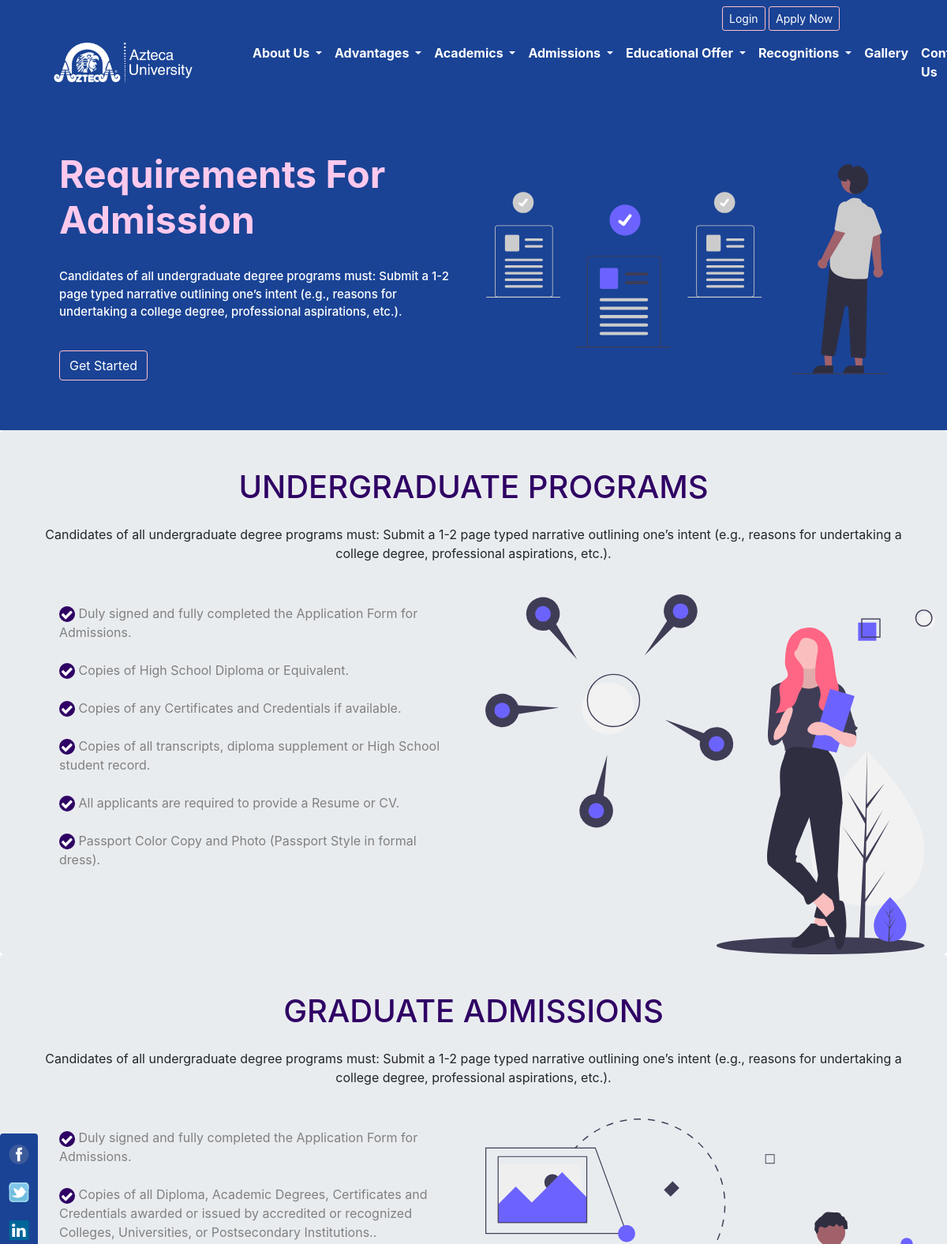
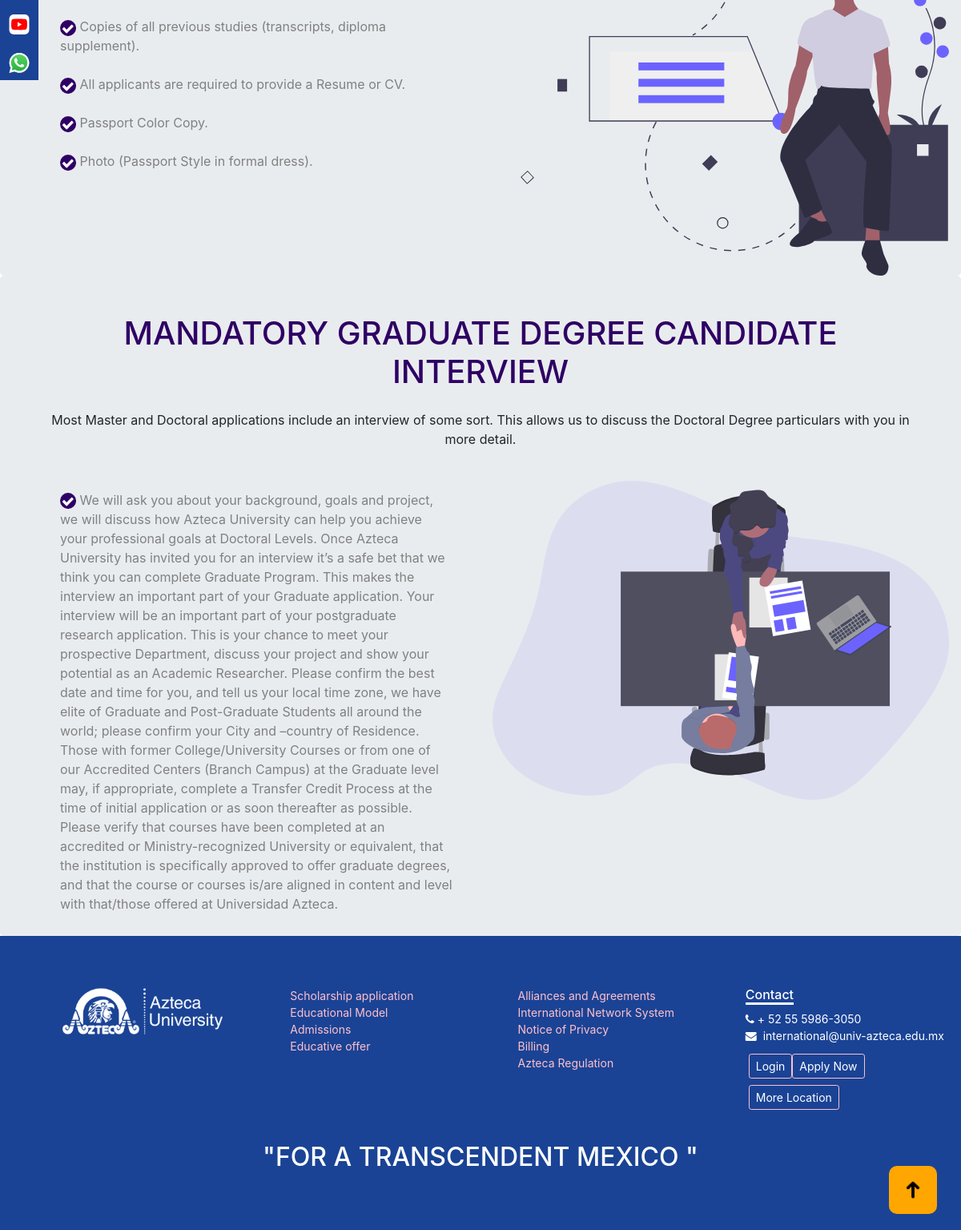
/requirement, run on the app's committed database (2 pictures, top to bottom).
### main_app/models.py (models this page shows)
class requirementHeader(models.Model):
    id = models.AutoField(primary_key=True)
    heading = models.CharField(max_length=300)
    subHeading = models.CharField(max_length=700, blank=True)
    image = models.FileField()
    def __str__(self):
        return self.heading

class requirementContent(models.Model):
    id = models.AutoField(primary_key=True)
    header = models.ForeignKey('requirementHeader',on_delete=models.CASCADE)
    content = models.TextField()
    def __str__(self):
        return self.content

### main_app/views.py (the view)
# urls.py: path('requirement',views.requirement),
def requirement(request):
    spec = specialization.objects.all()
    program = degreeProgram.objects.all()
    education = educationalOffering.objects.all().order_by('priority')
    header = requirementHeader.objects.all()
    mainList=[]
    for i in header:
        dictionary = {}
        content = requirementContent.objects.filter(header=i)
        dictionary={'header':i,'content':content}
        mainList.append(dictionary)
    print(mainList)
    return render(request,'requirement.html',{'educationalOffering':education,'spec':spec,'degree':program,'data':mainList})

### templates/requirement.html (shortened to what this page needs)
{% load static %}
<!DOCTYPE html>
<html lang="en">
<head>
    <link rel="stylesheet" href="https://cdn.jsdelivr.net/npm/bootstrap@4.5.3/dist/css/bootstrap.min.css">
    <link rel="stylesheet" href="https://cdnjs.cloudflare.com/ajax/libs/font-awesome/4.7.0/css/font-awesome.min.css">
    <link rel="stylesheet" href="{% static 'css/style.css' %}">
    <link rel="stylesheet" href="https://cdnjs.cloudflare.com/ajax/libs/animate.css/4.1.1/animate.min.css" />
</head>
<body>
    <div class=" icon-bar">
        <a href="https://www.facebook.com/uni.azteca.internacional"><img class="linkedin" src="{% static 'images/facebook-3.svg'%}"></a>
        <a href="https://twitter.com/uniazteca?ref_src=twsrc%5Etfw%7Ctwcamp%5Eembeddedtimeline%7Ctwterm%5Eprofile%3Auniazteca&ref_url=https%3A%2F%2Fwww.univ-azteca.edu.mx%2FEn%2Fundergraduate%2F"><img class="linkedin" src="{% static 'images/twitter-4 (1).svg'%}"></a>
        <a href="#"><img class="linkedin" src="{% static 'images/linkedin-icon-2.svg'%}"></a>
        <a href="#"><img src="{% static 'images/youtube-3 (1).svg' %}" class="youtube"></a>
        <a href="#"><img src="{% static 'images/whatsapp-symbol.svg'%}" class="youtube"></a>
    </div>
    <section class="fixed-top click-navbar" id="navbar">
        <div id='top-nav'>
            <div class="container-fluid ml-auto">
                <div class="row">
                    <div class="col-xl-3 col-lg-3 mt-2 ml-auto">
                        <button type="button" class="btn manual-btn btn-sm " data-toggle="modal" data-target="#myModal">Login</button>
                        <button type="button " class="btn manual-btn btn-sm" data-toggle="modal" data-target="#form">Apply Now</button>
                    </div>
                </div>
            </div>
        </div>
        <nav class="navbar navbar-expand-xl navbar-light">
            <a class="navbar-brand" href="/"><img src="{% static 'images/testLogo.svg' %}"></a>
            <div class="collapse navbar-collapse ml-auto" id="navbarSupportedContent">
                <ul class="navbar-nav ml-auto">
                    <li class="nav-item dropdown color-blue ">
                        <a class="nav-link dropdown-toggle" href="#" id="navbarDropdown" role="button" data-toggle="dropdown" aria-haspopup="true" aria-expanded="false">
            </a>
                    </li>
                    <li class="nav-item dropdown color-blue ">
                        <a class="nav-link dropdown-toggle" href="#" id="navbarDropdown" role="button" data-toggle="dropdown"  aria-haspopup="true" aria-expanded="false">
            </a>
                    </li>
                    <li class="nav-item dropdown color-blue ">
                        <a class="nav-link dropdown-toggle" href="#" id="navbarDropdown" role="button" data-toggle="dropdown"  aria-haspopup="true" aria-expanded="false">
            </a>
                    </li>
                    <li class="nav-item dropdown ">
                        <a class="nav-link dropdown-toggle" href="#" id="navbarDropdown" role="button" data-toggle="dropdown"  aria-haspopup="true" aria-expanded="false">
            </a>
                    </li>
                    <li class="nav-item dropdown ">
                        <a class="nav-link dropdown-toggle" href="#" id="navbarDropdown" role="button" data-toggle="dropdown"  aria-haspopup="true" aria-expanded="false">
            </a>
                    </li>
                    <li class="nav-item dropdown ">
                        <a class="nav-link dropdown-toggle" href="# " id="navbarDropdown" role="button" data-toggle="dropdown"  aria-haspopup="true " aria-expanded="false ">
            </a>
                    </li>
                    <li class="nav-item "><a class="nav-link" href="/gallery">Gallery</a></li>
                    <li class="nav-item "><a class="nav-link" href="/contact">Contact Us</a></li>
                </ul>
            </div>
        </nav>
    </section>
    <section class="fixed-top hover-navbar" id="navbar">
        <div id='top-nav'>
            <div class="container-fluid ml-auto">
                <div class="row">
                    <div class="col-xl-3 col-lg-3 pt-2 ml-auto">
                        <button type="button" class="btn manual-btn btn-sm " data-toggle="modal" data-target="#myModal">Login</button>
                        <button type="button " class="btn manual-btn btn-sm" data-toggle="modal" data-target="#form">Apply Now</button>
                    </div>
                </div>
            </div>
        </div>
        <nav class="navbar navbar-expand-xl navbar-light">
            <a class="navbar-brand" href="/"><img src="{% static 'images/testLogo.svg' %}"></a>
            <div class="collapse navbar-collapse ml-auto" id="navbarSupportedContent">
                <ul class="navbar-nav ml-auto">
                    <li class="nav-item dropdown color-blue ">
                        <a class="nav-link dropdown-toggle" href="#" id="navbarDropdown" role="button"   aria-haspopup="true" aria-expanded="false">
                    About Us
            </a>
                    </li>
                    <li class="nav-item dropdown color-blue ">
                        <a class="nav-link dropdown-toggle" href="#" id="navbarDropdown" role="button"   aria-haspopup="true" aria-expanded="false">
                    Advantages
            </a>
                    </li>
                    <li class="nav-item dropdown color-blue ">
                        <a class="nav-link dropdown-toggle" href="#" id="navbarDropdown" role="button"   aria-haspopup="true" aria-expanded="false">
                    Academics
            </a>
                    </li>
                    <li class="nav-item dropdown ">
                        <a class="nav-link dropdown-toggle " href="#dropdown-menu" id="navbarDropdown" role="button"   aria-haspopup="true" aria-expanded="false">
                Admissions
            </a>
                    </li>
                    <li class="nav-item dropdown ">
                        <a class="nav-link dropdown-toggle " href="#" id="navbarDropdown" role="button"   aria-haspopup="true" aria-expanded="false">
                Educational Offer
            </a>
                    </li>
                    <li class="nav-item dropdown ">
                        <a class="nav-link dropdown-toggle " href="# " id="navbarDropdown" role="button "   aria-haspopup="true " aria-expanded="false ">
            Recognitions
            </a>
                    </li>
                    <li class="nav-item "><a class="nav-link" href="/gallery">Gallery</a></li>
                    <li class="nav-item "><a class="nav-link" href="/contact">Contact Us</a></li>
                </ul>
            </div>
        </nav>
    </section>
    <section class="landing-page">
        <div class="container">
            <div class="landing-content">
                <div class="container">
                    <div class="col-xl-12">
                        <div class="row">
                            <div class="col-xl-6">
                                <h1 class="welcome-heading wow fadeIn" data-wow-delay="0.1s" style="visibility: visible;animation-name:fadeIn">Requirements For Admission</h1>
                                <p class="text-white pt-4 welcome-content wow bounceIn" data-wow-delay="0.3s" style="visibility:visible; animation-name:bounceIn;"> Candidates of all undergraduate degree programs must:
                                    Submit a 1-2 page typed narrative outlining one’s intent (e.g., reasons for undertaking a college degree, professional aspirations, etc.).</p>
                                <button type="button" class="btn manual-btn wow bounceIn" data-wow-delay="0.4s" style="visibility: visible; animation-name:bounceIn">Get Started</button>
                            </div>
                            <div class="col-xl-6 p-3 ml-auto wow fadeIn" style="visibility: visible; animation-name:fadeIn">
                                <img src="{% static 'images/undraw_Reviewed_docs_re_9lmr.svg' %}" class="img-fluid">
                            </div>
                        </div>
                    </div>
                </div>
            </div>
        </div>
    </section>
    {% for i in data %}
    <section class="">
        <div class="jumbotron">
            <div class="col-xl-12 undergraduate pt-5">
                <div class="container">
                <h1 class="text-center text-uppercase wow fadeIn " data-wow-delay="0.2s" style="visibility: visible; animation-name: fadeIn;">{{i.header.heading}}</h1>
                <p class="text-center pt-xl-3 wow fadeIn " data-wow-delay="0.3s" style="visibility: visible; animation-name:fadeIn"> {{i.header.subHeading}}</p>
                </div>
                <div class="row pt-4">
                    <div class="col-xl-6 col-lg-6">
                        <ul class="list-group-1">
                            {% for j in i.content %}
                            <li class="list-group-item wow fadeIn " data-wow-delay="0.3s" style="visibility: visible; animation-name:fadeIn"><img src="{% static 'images/tick.svg' %}" width="20" height="20"> {{j.content}}</li>
                            {% endfor %}
                        </ul>
                    </div>
                    <div class="col-xl-6 col-lg-6">
                        <img src="/media/{{i.header.image}}" class="img-fluid wow fadeIn " data-wow-delay="0.7s" style="visibility: visible; animation-name:fadeIn">
                    </div>
                </div>
               </div>
        </div>
    </section>
    {% endfor %}
    <section>
              <div class="footer ">
                  <div class="container-fluid ">
                      <div class="row ml-5 ">
                          <div class="col-lg-3 col-md-3 col-sm-12 ">
                              <p class="mb-4 "><img src="{% static 'images/testLogo.svg' %} " alt="Image "  width="200px " height="60px "></p>
                          </div>
                          <div class="col-lg-3 ml-auto ">
                              <ul class="list-unstyled ml-auto ">
                                  <li><a href="# " data-toggle="modal" data-target="#exampleModal">Scholarship application</a></li>
                                  <li><a href="educationModel">Educational Model</a></li>
                                  <li><a data-toggle="modal" href="#exampleModalAdmission">Admissions</a></li>
                                  <li><a href="# " data-toggle="modal" data-target="#educativeOffer">Educative offer</a></li>
                              </ul>
                              </div>
                          <div class="col-lg-3 mr-auto ">
                              <ul class="list-unstyled mr-auto ">
                                  <li><a href="# " data-toggle="modal" data-target="#exampleModalAlliance">Alliances and Agreements</a></li>
                                  <li><a href="# " data-toggle="modal" data-target="#exampleModalAlliance">International Network System</a></li>
                                  <li><a href="{% static 'images/AvisodePrivacidad.pdf' %} " >Notice of Privacy</a></li>
                                  <li><a data-toggle="modal" href="#exampleModal2">Billing</a></li>
                                  <li><a href="{% static 'images/regulationsAzteca.pdf' %}">Azteca Regulation</a></li>
                              </ul>
                          </div>
                          <div class="col-lg-3">
                              <h3 class="footer-heading "><span>Contact</span></h3>
                              <ul class="list-unstyled">
                                  <li><a href="tel:+525559863050 " style="color:white; "><i class="fa fa-phone "></i> + 52 55 5986-3050</a></li>
                                  <li><a href="mailto:international@univ-azteca.edu.mx " style="color:white; "><i class="fa fa-envelope mr-1 "></i>  international@univ-azteca.edu.mx</a></li>
                                  <div class="row m-1">
                                    <li><button type="button" class="btn manual-btn btn-sm mt-2 " data-toggle="modal" data-target="#myModal">Login</button></li>
                                    <li> <button type="button" class="btn manual-btn btn-sm mt-2 " data-toggle="modal" data-target="#form">Apply Now</button></li>
                                    <div>
                                    <li><a href="/contact"><button href="/contact" class="btn manual-btn btn-sm mt-2">More Location</button></a></li>
                                </ul>
                          </div>
                          </div>
                          </div>
                          <h2 class="text-center text-white pt-4 ">"FOR A TRANSCENDENT MEXICO "</h2>
                          </div>
                      </section>
          <div class="top-up-btn ">
              <a href="# "><button type="button " class="up-btn btn-outline-warning " id="scroll-top-btn "><img src="{% static 'images/upArrow.png' %} " width="30 " height="30 "></button></a>
          </div>
</body>
</html>

### static/css/style.css (style rules this page uses)
* { font-family: -apple-system, BlinkMacSystemFont, 'Segoe UI', Roboto, Oxygen, Ubuntu, Cantarell, 'Open Sans', 'Helvetica Neue', sans-serif }
a { text-decoration: none; }
.jumbotron { margin-bottom: 0px; padding: 0px; }
.navbar-brand img { width: 280px; height: 50px }
.nav-item a { color: #1a4395; font-weight: bold; font-size:16px; }
.up-btn { position: fixed; bottom: 20px; right: 30px; z-index: 99; border: none; outline: none; background-color: rgb(255, 166, 0); color: white; cursor: pointer; padding: 15px; border-radius: 10px; font-size: 18px; transition: .4s; }
.icon-bar { z-index: 9; position: fixed; top: 50%; -webkit-transform: translateY(-50%); -ms-transform: translateY(-50%); transform: translateY(-50%); color: #fff; font-weight: 500; border-radius: 4px 4px 0 0; cursor: pointer; background: #1a4395; }
.icon-bar a { display: block; text-align: center; padding: 9px; transition: all 0.3s ease; color: white; }
.linkedin { padding-top: 5px; width: 30px; height: 30px; transform: rotate(50%); }
.youtube { padding-top: 5px; width: 30px; height: 30px; transform: rotate(50%); }
.nav-link { color: #1a4395; }
.footer { padding: 4rem 0; background: #1a4395; ; font-size: 14px; color: #fff }
.footer .footer-heading { font-size: 16px; color: #fff; margin-bottom: 10px }
.footer .footer-heading span { border-bottom: 3px solid #fff }
.list-unstyled li a { color: pink; text-decoration: none; }
.landing-page { margin-top: 7rem; }
html { line-height: 0px; }
.landing-page { background: #1a4395; color: rgb(252, 201, 237); font-size: 3rem; opacity: 10; font-weight: 500; padding: 80px 0px 50px 0px; }
.welcome-heading { font-size: 3rem; font-weight: bold; color: rgb(252, 201, 237); }
.welcome-content { font-size: 15px; }
.manual-btn { color: white; border-color: pink; }
#navbar { background: #1a4395; }
.undergraduate h1 { color: #2f0064; }
.list-group-1 { background: transparent; }
.list-group-1 .list-group-item { border: none; background: transparent; color: grey; }
.jumbotron { overflow: hidden; }
html body a { text-decoration: none; }
.row { overflow: hidden; }
.row [class*="col-"] { margin-bottom: -99999px; padding-bottom: 99999px; }
.nav-item { color: white; background: #1a4395; }
.navbar-light .navbar-nav .nav-link { color: #fff; }
.row:after { content: ""; display: table; clear: both; }
#navbar { margin-bottom:6rem; }

### data on the page
requirementHeader: header.heading "UNDERGRADUATE PROGRAMS", header.subHeading "Candidates of all undergraduate degree programs must: Submit a 1-2 page typed narrative outlining one’s intent (e.g., reasons for undertaking a college degree, professional aspirations, etc.).", header.image (picture)
requirementContent: content "Duly signed and fully completed the Application Form for Admissions."
requirementContent: content "Copies of High School Diploma or Equivalent."
requirementContent: content "Copies of any Certificates and Credentials if available."
requirementContent: content "Copies of all transcripts, diploma supplement or High School student record."
requirementContent: content "All applicants are required to provide a Resume or CV."
requirementContent: content "Passport Color Copy and Photo (Passport Style in formal dress)."
requirementHeader: header.heading "GRADUATE ADMISSIONS", header.subHeading "Candidates of all undergraduate degree programs must: Submit a 1-2 page typed narrative outlining one’s intent (e.g., reasons for undertaking a college degree, professional aspirations, etc.).", header.image (picture)
requirementContent: content "Duly signed and fully completed the Application Form for Admissions."
requirementContent: content "Copies of all Diploma, Academic Degrees, Certificates and Credentials awarded or issued by accredited or recognized Colleges, Universities, or Postsecondary Institutions.."
requirementContent: content "Copies of all previous studies (transcripts, diploma supplement)."
requirementContent: content "All applicants are required to provide a Resume or CV."
requirementContent: content "Passport Color Copy."
requirementContent: content "Photo (Passport Style in formal dress)."
requirementHeader: header.heading "MANDATORY GRADUATE DEGREE CANDIDATE INTERVIEW", header.subHeading "Most Master and Doctoral applications include an interview of some sort. This allows us to discuss the Doctoral Degree particulars with you in more detail.", header.image (picture)
requirementContent: content "We will ask you about your background, goals and project, we will discuss how Azteca University can help you achieve your professional goals at Doctoral Levels. Once Azteca University has invited you for an interview it’s a safe bet that we think you can complete Graduate Program. This makes the interview an important part of your Graduate application. Your interview will be an important part of your postgraduate research application. This is your chance to meet your prospective Department, discuss your project and show your potential as an Academic Researcher. Please confirm the best date and time for you, and tell us your local time zone, we have elite of Graduate and Post-Graduate…"
